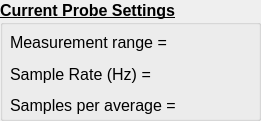
   <widget class="QGroupBox" name="groupBox_4">
    <property name="geometry">
     <rect>
      <x>610</x>
      <y>480</y>
      <width>261</width>
      <height>121</height>
     </rect>
    </property>
    <property name="font">
     <font>
      <pointsize>12</pointsize>
      <weight>75</weight>
      <bold>true</bold>
      <underline>true</underline>
     </font>
    </property>
    <property name="title">
     <string>Current Probe Settings</string>
    </property>
    <widget class="QWidget" name="layoutWidget">
     <property name="geometry">
      <rect>
       <x>10</x>
       <y>30</y>
       <width>231</width>
       <height>88</height>
      </rect>
     </property>
     <layout class="QVBoxLayout" name="verticalLayout_3">
      <item>
       <widget class="QLabel" name="rangeLabel">
        <property name="font">
         <font>
          <weight>50</weight>
          <bold>false</bold>
          <underline>false</underline>
         </font>
        </property>
        <property name="text">
         <string>Measurement range = </string>
        </property>
       </widget>
      </item>
      <item>
       <widget class="QLabel" name="rateLabel">
        <property name="font">
         <font>
          <weight>50</weight>
          <bold>false</bold>
          <underline>false</underline>
         </font>
        </property>
        <property name="text">
         <string>Sample Rate (Hz) = </string>
        </property>
       </widget>
      </item>
      <item>
       <widget class="QLabel" name="averageLabel">
        <property name="font">
         <font>
          <weight>50</weight>
          <bold>false</bold>
          <underline>false</underline>
         </font>
        </property>
        <property name="text">
         <string>Samples per average = </string>
        </property>
       </widget>
      </item>
     </layout>
    </widget>
   </widget>
